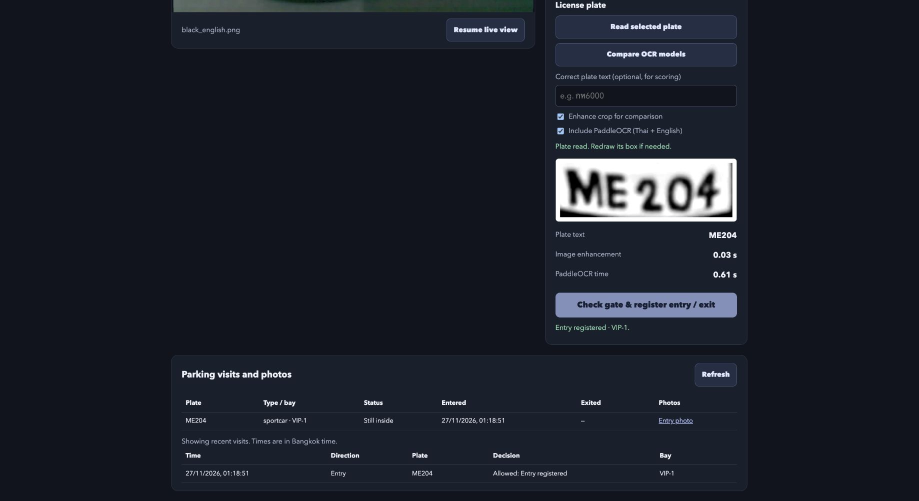
#> input picture reports/assets/parking-entry-web.jpg, 1837 x 1001 px (shown at 1/2 size)
$ python -i plate_pipeline.py   (imports and definitions only)
#> lines starting #> are read from the running program, lines starting #| are printed output that depends on the picture; after the words box and inside, x2 and y2 are one past the last pixel; in counts of white or black regions, pixels touching at a corner belong together
#> further down, picture is the input picture: shape (1001, 1837, 3); mean B, G, R 41.4, 31.3, 27.2
from __future__ import annotations

from dataclasses import dataclass

import cv2
import numpy as np

from .schemas import BBox


@dataclass(slots=True)
class PlateCrop:
    image: np.ndarray | None
    bbox: BBox | None
    method: str
    error: str | None = None
    box_model: str | None = None
    box_model_ms: float | None = None

    def box_metadata(self) -> dict:
        return {
            "source": self.method,
            "model": self.box_model,
            "processing_ms": round(self.box_model_ms, 1) if self.box_model_ms is not None else None,
        }


def _clip_bbox(bbox: BBox, width: int, height: int) -> BBox | None:
    x1, y1, x2, y2 = bbox
    x1, x2 = sorted((x1, x2))
    y1, y2 = sorted((y1, y2))
    x1, x2 = max(0, x1), min(width, x2)
    y1, y2 = max(0, y1), min(height, y2)
    if x2 <= x1 or y2 <= y1:
        return None
    return x1, y1, x2, y2


def crop_manual(image: np.ndarray, bbox: BBox) -> PlateCrop:
    height, width = image.shape[:2]
    clipped = _clip_bbox(bbox, width, height)
    if clipped is None:
        return PlateCrop(None, None, "manual", "Manual plate bbox is empty or outside the image")
    x1, y1, x2, y2 = clipped
    return PlateCrop(image[y1:y2, x1:x2].copy(), clipped, "manual")


def locate_plate_heuristic(image: np.ndarray) -> PlateCrop:
    """Find a plate-like rectangle; this is a baseline, not a trained plate detector."""
    height, width = image.shape[:2]
#> height = 1001; width = 1837
    gray = cv2.cvtColor(image, cv2.COLOR_BGR2GRAY)
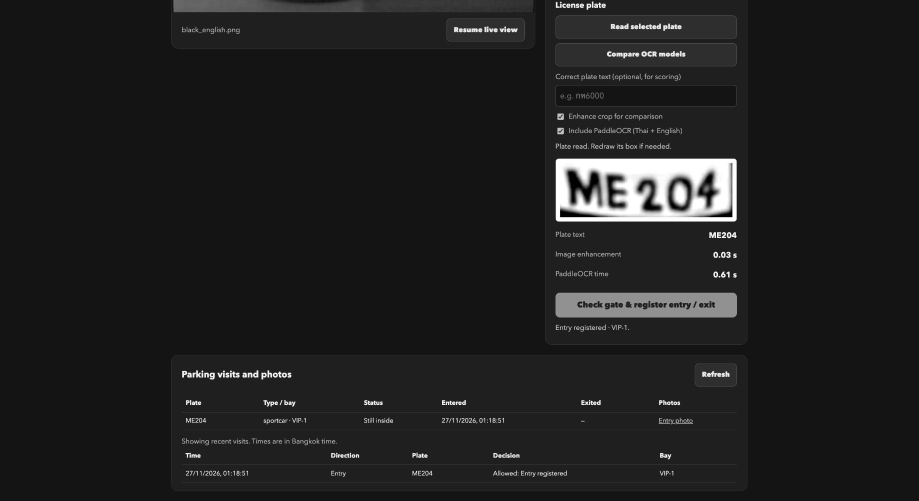
#> gray: shape (1001, 1837) (shown at 1/2 size); min 0, max 255, mean 31.3
    gray = cv2.bilateralFilter(gray, 9, 75, 75)
    edges = cv2.Canny(gray, 50, 180)
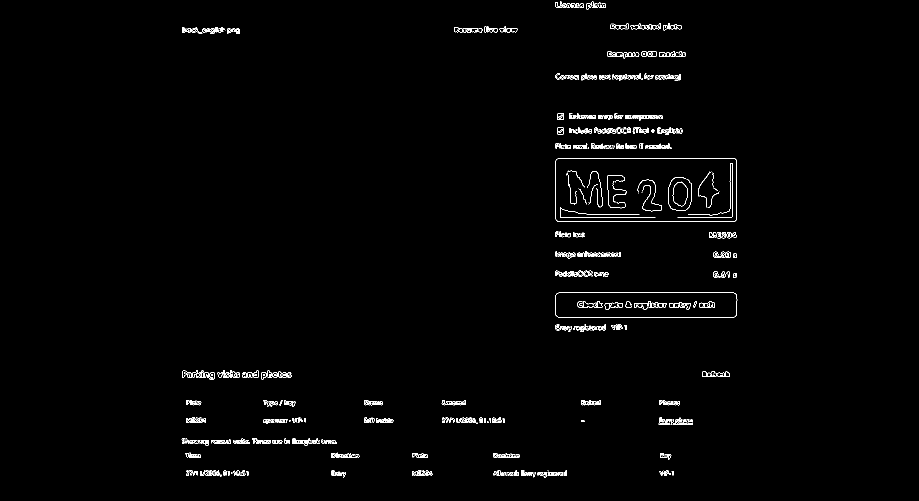
#> edges: shape (1001, 1837) (shown at 1/2 size); 1.1% white in thin lines or dots, all inside (x1, y1, x2, y2) = (363, 3, 1475, 955)
    contours, _ = cv2.findContours(edges, cv2.RETR_LIST, cv2.CHAIN_APPROX_SIMPLE)
#> contours = 1112 contours, 747 with area under 20; largest, box (x1, y1, x2, y2) and area: (1111, 317, 1474, 444) 45578, (1111, 317, 1474, 444) 45569, (1110, 585, 1475, 635) 17724, (1110, 585, 1475, 635) 17713, (1345, 363, 1375, 413) 1099

    image_area = float(width * height)
#> image_area = 1838837
    candidates: list[tuple[float, BBox]] = []
    for contour in sorted(contours, key=cv2.contourArea, reverse=True)[:100]:
        x, y, w, h = cv2.boundingRect(contour)
        if h == 0:
            continue
        ratio = w / h
        relative_area = (w * h) / image_area
        if not (1.5 <= ratio <= 6.5 and 0.002 <= relative_area <= 0.20):
            continue
        perimeter = cv2.arcLength(contour, True)
        corners = len(cv2.approxPolyDP(contour, 0.03 * perimeter, True))
        rectangularity = min(cv2.contourArea(contour) / max(w * h, 1), 1.0)
        score = rectangularity + (0.25 if 4 <= corners <= 6 else 0.0) + relative_area
        candidates.append((score, (x, y, x + w, y + h)))
#> this loop made 100 passes
#> (x, y, w, h, ratio, relative_area) on passes 38, 41, 47, 48, 52, 53, 54, 55, 56, 59, 60: (419, 745, 11, 14, 0.786, 8.37e-05), (419, 745, 11, 14, 0.786, 8.37e-05), (1124, 7, 17, 9, 1.89, 8.32e-05), (1302, 604, 15, 12, 1.25, 9.79e-05), (522, 745, 12, 15, 0.8, 9.79e-05), (506, 741, 11, 15, 0.733, 8.97e-05), (1251, 603, 12, 13, 0.923, 8.48e-05), (1209, 606, 11, 13, 0.846, 7.78e-05), (917, 56, 18, 9, 2, 8.81e-05), (506, 741, 11, 15, 0.733, 8.97e-05), (1251, 603, 12, 13, 0.923, 8.48e-05)
#> after the loop, candidates = [(1.26, (1111, 317, 1474, 444)), (1.26, (1111, 317, 1474, 444))]

    if not candidates:
        return PlateCrop(
            None,
            None,
            "heuristic",
            "No plate-like region found; provide --plate-bbox x1,y1,x2,y2 for manual crop",
        )
    _, bbox = max(candidates, key=lambda item: item[0])
#> bbox = (1111, 317, 1474, 444)
    x1, y1, x2, y2 = bbox
#> x1 = 1111; y1 = 317; x2 = 1474; y2 = 444
    return PlateCrop(image[y1:y2, x1:x2].copy(), bbox, "heuristic")


def preprocess_plate(crop: np.ndarray) -> np.ndarray:
    height, width = crop.shape[:2]
#> height = 127; width = 363
    scale = min(max(1.0, 480.0 / width), 960.0 / max(width, height))
#> scale = 1.32
    resized = cv2.resize(
        cv2.cvtColor(crop, cv2.COLOR_BGR2GRAY),
        (max(1, int(width * scale)), max(1, int(height * scale))),
        interpolation=cv2.INTER_CUBIC if scale >= 1 else cv2.INTER_AREA,
    )
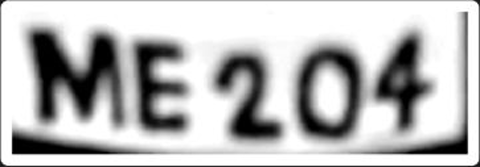
#> resized: shape (167, 480); min 0, max 255, mean 186.1
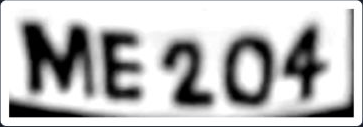
#> crop: shape (127, 363, 3); mean of channels 0, 1, 2 186.5, 186.3, 186.2; drawn as B, G, R
    denoised = cv2.bilateralFilter(resized, 5, 18, 18)
    window = max(7, round(min(resized.shape) * 0.55)) | 1
#> window = 93
    kernel = cv2.getStructuringElement(cv2.MORPH_RECT, (window, window))
    # Estimate how the white plate is lit behind the dark registration strokes.
    background = cv2.morphologyEx(denoised, cv2.MORPH_CLOSE, kernel)
#> background: shape (167, 480); every value is 255
    background = cv2.GaussianBlur(background, (0, 0), sigmaX=window / 6)
    flattened = cv2.divide(denoised, np.maximum(background, 1), scale=255)

    black, white = np.percentile(flattened, (5, 90))
#> black = 10; white = 255
    if white - black >= 18:
        white = min(white, 248)
#> white = 248
        # Stretch the contrast while keeping grayscale edges and Thai marks.
        levels = (np.arange(256) - black) * (255 / (white - black))
#> levels = 256 values from -10.71 to 262.5
        flattened = cv2.LUT(flattened, np.clip(levels, 0, 255).astype(np.uint8))

    margin = max(6, min(flattened.shape) // 12)
#> margin = 13
    return cv2.copyMakeBorder(
        flattened, margin, margin, margin, margin, cv2.BORDER_CONSTANT, value=255,
    )
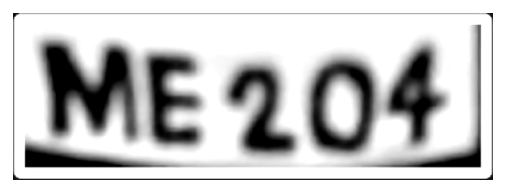
#> returned value: shape (193, 506); min 0, max 255, mean 198.3


class PlatePipeline:
    def extract(self, image: np.ndarray, manual_bbox: BBox | None = None) -> PlateCrop:
        crop = crop_manual(image, manual_bbox) if manual_bbox else locate_plate_heuristic(image)
        if crop.image is not None:
            crop.image = preprocess_plate(crop.image)
        return crop

>>> import cv2
>>> picture = cv2.imread('../reports/assets/parking-entry-web.jpg')
>>> result = PlatePipeline().extract(picture)

$ run again, on reports/assets/parking-exit-web.jpg
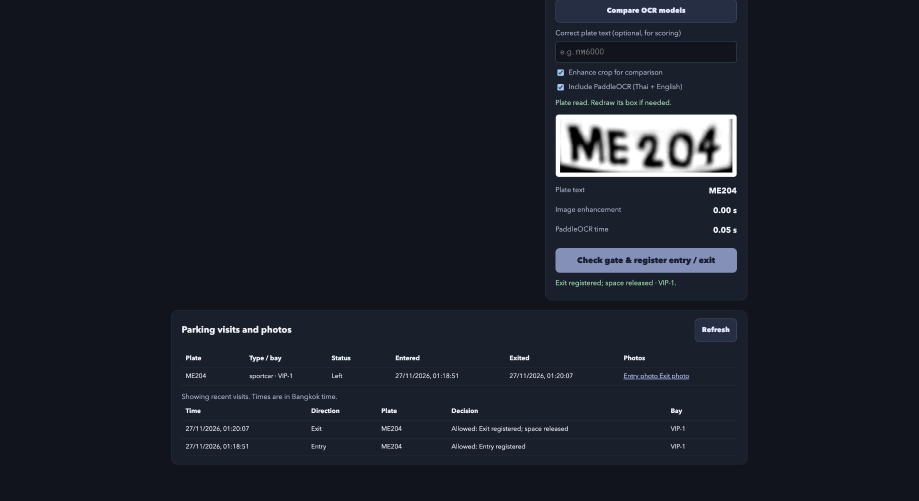
#> input picture reports/assets/parking-exit-web.jpg, 1837 x 1001 px (shown at 1/2 size)
#> picture is the input picture: shape (1001, 1837, 3); mean B, G, R 40.3, 30.2, 26.4
#> in locate_plate_heuristic, `edges = cv2.Canny(gray, 50, 180)`:
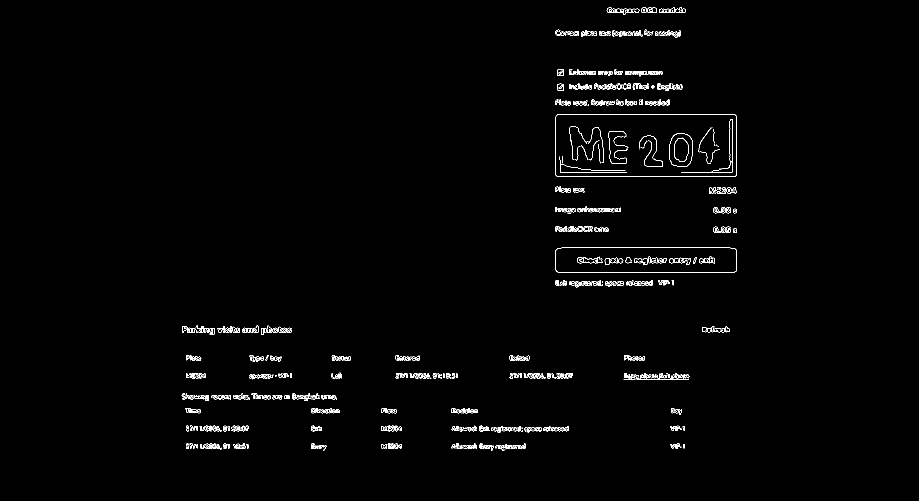
#> edges: shape (1001, 1837) (shown at 1/2 size); 1.2% white in thin lines or dots, all inside (x1, y1, x2, y2) = (363, 14, 1474, 901)
#> contours = 1237 contours, 864 with area under 20; largest, box (x1, y1, x2, y2) and area: (1111, 229, 1474, 354) 44867, (1111, 229, 1474, 354) 44856, (1110, 495, 1474, 546) 18058, (1110, 495, 1474, 546) 18046, (1338, 266, 1386, 334) 2702
#> the loop in locate_plate_heuristic, `for contour in sorted(contours, key=cv2.contourArea, reverse=True)[:10..` made 100 passes
#> (x, y, w, h, ratio, relative_area) on passes 38, 42, 46, 48, 49, 51, 52, 58: (419, 656, 11, 14, 0.786, 8.37e-05), (775, 818, 19, 9, 2.11, 9.3e-05), (419, 656, 11, 14, 0.786, 8.37e-05), (506, 651, 11, 15, 0.733, 8.97e-05), (1251, 514, 12, 13, 0.923, 8.48e-05), (1209, 517, 11, 13, 0.846, 7.78e-05), (522, 656, 12, 14, 0.857, 9.14e-05), (506, 651, 11, 15, 0.733, 8.97e-05)
#> after the loop in locate_plate_heuristic, `for contour in sorted(contours, key=cv2.contourArea, reverse=True)[:10..`: candidates = [(1.26, (1111, 229, 1474, 354)), (1.26, (1111, 229, 1474, 354))]
#> bbox = (1111, 229, 1474, 354)
#> x1 = 1111; y1 = 229; x2 = 1474; y2 = 354
#> in preprocess_plate, `black, white = np.percentile(flattened, (5, 90))`: black = 8; white = 255
#> in preprocess_plate, `white = min(white, 248)`: white = 248
#> levels = 256 values from -8.5 to 262.4
#> in preprocess_plate, `return cv2.copyMakeBorder( flattened, margin, margin, margin, margin, ..`:
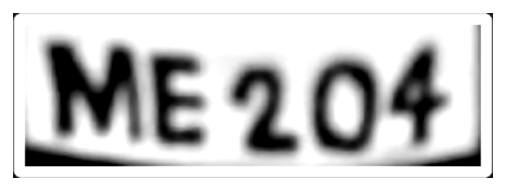
#> returned value: shape (191, 506); min 0, max 255, mean 200.7
